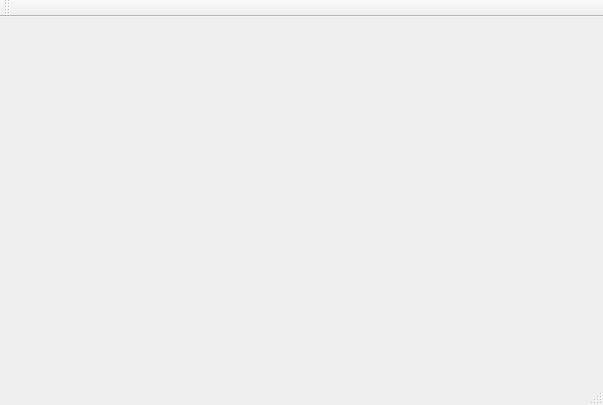
<?xml version="1.0" encoding="UTF-8"?>
<ui version="4.0">
 <class>MainWindow</class>
 <widget class="QMainWindow" name="MainWindow">
  <property name="geometry">
   <rect>
    <x>0</x>
    <y>0</y>
    <width>603</width>
    <height>405</height>
   </rect>
  </property>
  <property name="windowTitle">
   <string>MainWindow</string>
  </property>
  <widget class="QWidget" name="centralWidget">
   <layout class="QVBoxLayout" name="verticalLayout">
    <item>
     <widget class="QLabel" name="label">
      <property name="text">
       <string/>
      </property>
      <property name="pixmap">
       <pixmap>:/Image/infamous-2-playstation-3-ps3-1301500053-070-card.jpg</pixmap>
      </property>
      <property name="scaledContents">
       <bool>true</bool>
      </property>
      <property name="wordWrap">
       <bool>false</bool>
      </property>
     </widget>
    </item>
   </layout>
  </widget>
  <widget class="QMenuBar" name="menuBar">
   <property name="geometry">
    <rect>
     <x>0</x>
     <y>0</y>
     <width>603</width>
     <height>25</height>
    </rect>
   </property>
  </widget>
  <widget class="QToolBar" name="mainToolBar">
   <attribute name="toolBarArea">
    <enum>TopToolBarArea</enum>
   </attribute>
   <attribute name="toolBarBreak">
    <bool>false</bool>
   </attribute>
  </widget>
  <widget class="QStatusBar" name="statusBar"/>
 </widget>
 <layoutdefault spacing="6" margin="11"/>
 <resources/>
 <connections/>
</ui>
